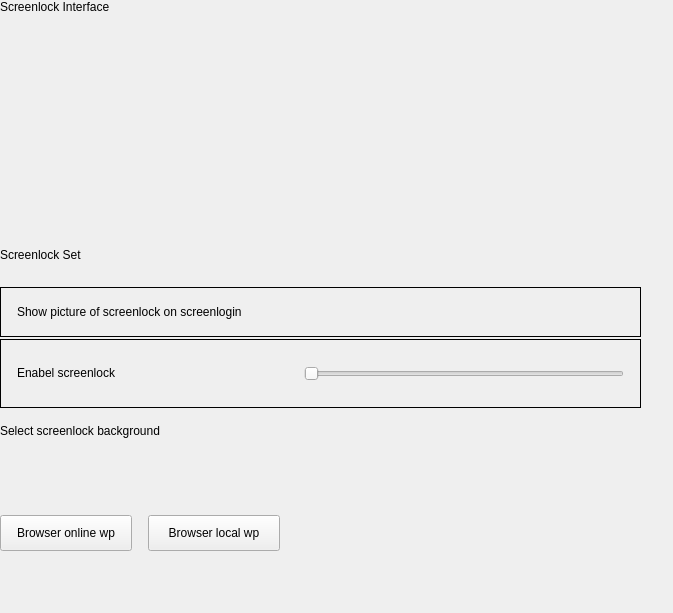
<?xml version="1.0" encoding="UTF-8"?>
<ui version="4.0">
 <class>Screenlock</class>
 <widget class="QWidget" name="Screenlock">
  <property name="geometry">
   <rect>
    <x>0</x>
    <y>0</y>
    <width>673</width>
    <height>613</height>
   </rect>
  </property>
  <property name="minimumSize">
   <size>
    <width>0</width>
    <height>0</height>
   </size>
  </property>
  <property name="maximumSize">
   <size>
    <width>16777215</width>
    <height>16777215</height>
   </size>
  </property>
  <property name="windowTitle">
   <string>Screenlock</string>
  </property>
  <layout class="QVBoxLayout" name="verticalLayout_2">
   <property name="spacing">
    <number>0</number>
   </property>
   <property name="leftMargin">
    <number>0</number>
   </property>
   <property name="topMargin">
    <number>0</number>
   </property>
   <property name="rightMargin">
    <number>32</number>
   </property>
   <property name="bottomMargin">
    <number>30</number>
   </property>
   <item>
    <widget class="QWidget" name="widget" native="true">
     <property name="minimumSize">
      <size>
       <width>550</width>
       <height>0</height>
      </size>
     </property>
     <property name="maximumSize">
      <size>
       <width>960</width>
       <height>16777215</height>
      </size>
     </property>
     <layout class="QVBoxLayout" name="verticalLayout_3">
      <property name="spacing">
       <number>0</number>
      </property>
      <property name="leftMargin">
       <number>0</number>
      </property>
      <property name="topMargin">
       <number>0</number>
      </property>
      <property name="rightMargin">
       <number>0</number>
      </property>
      <property name="bottomMargin">
       <number>0</number>
      </property>
      <item>
       <layout class="QVBoxLayout" name="verticalLayout">
        <property name="spacing">
         <number>16</number>
        </property>
        <property name="bottomMargin">
         <number>0</number>
        </property>
        <item>
         <widget class="QLabel" name="titleLabel">
          <property name="sizePolicy">
           <sizepolicy hsizetype="Fixed" vsizetype="Fixed">
            <horstretch>0</horstretch>
            <verstretch>0</verstretch>
           </sizepolicy>
          </property>
          <property name="text">
           <string>Screenlock Interface</string>
          </property>
         </widget>
        </item>
        <item>
         <layout class="QHBoxLayout" name="horizontalLayout">
          <item>
           <widget class="QLabel" name="previewLabel">
            <property name="sizePolicy">
             <sizepolicy hsizetype="Fixed" vsizetype="Fixed">
              <horstretch>0</horstretch>
              <verstretch>0</verstretch>
             </sizepolicy>
            </property>
            <property name="minimumSize">
             <size>
              <width>300</width>
              <height>180</height>
             </size>
            </property>
            <property name="maximumSize">
             <size>
              <width>300</width>
              <height>180</height>
             </size>
            </property>
            <property name="text">
             <string/>
            </property>
            <property name="scaledContents">
             <bool>true</bool>
            </property>
           </widget>
          </item>
          <item>
           <spacer name="horizontalSpacer_4">
            <property name="orientation">
             <enum>Qt::Horizontal</enum>
            </property>
            <property name="sizeHint" stdset="0">
             <size>
              <width>40</width>
              <height>20</height>
             </size>
            </property>
           </spacer>
          </item>
         </layout>
        </item>
        <item>
         <spacer name="verticalSpacer">
          <property name="orientation">
           <enum>Qt::Vertical</enum>
          </property>
          <property name="sizeType">
           <enum>QSizePolicy::Fixed</enum>
          </property>
          <property name="sizeHint" stdset="0">
           <size>
            <width>20</width>
            <height>13</height>
           </size>
          </property>
         </spacer>
        </item>
        <item>
         <widget class="QLabel" name="title2Label">
          <property name="text">
           <string>Screenlock Set</string>
          </property>
         </widget>
        </item>
        <item>
         <layout class="QVBoxLayout" name="verticalLayout_5">
          <property name="spacing">
           <number>2</number>
          </property>
          <property name="bottomMargin">
           <number>0</number>
          </property>
          <item>
           <widget class="QFrame" name="loginFrame">
            <property name="minimumSize">
             <size>
              <width>0</width>
              <height>50</height>
             </size>
            </property>
            <property name="maximumSize">
             <size>
              <width>16777215</width>
              <height>50</height>
             </size>
            </property>
            <property name="frameShape">
             <enum>QFrame::Box</enum>
            </property>
            <property name="frameShadow">
             <enum>QFrame::Plain</enum>
            </property>
            <layout class="QHBoxLayout" name="horizontalLayout_4">
             <property name="spacing">
              <number>0</number>
             </property>
             <property name="leftMargin">
              <number>16</number>
             </property>
             <property name="topMargin">
              <number>0</number>
             </property>
             <property name="rightMargin">
              <number>16</number>
             </property>
             <property name="bottomMargin">
              <number>0</number>
             </property>
             <item>
              <layout class="QHBoxLayout" name="loginbgHorLayout">
               <property name="spacing">
                <number>0</number>
               </property>
               <item>
                <widget class="QLabel" name="label_4">
                 <property name="sizePolicy">
                  <sizepolicy hsizetype="Fixed" vsizetype="Fixed">
                   <horstretch>0</horstretch>
                   <verstretch>0</verstretch>
                  </sizepolicy>
                 </property>
                 <property name="text">
                  <string>Show picture of screenlock on screenlogin</string>
                 </property>
                </widget>
               </item>
               <item>
                <spacer name="horizontalSpacer_2">
                 <property name="orientation">
                  <enum>Qt::Horizontal</enum>
                 </property>
                 <property name="sizeHint" stdset="0">
                  <size>
                   <width>40</width>
                   <height>20</height>
                  </size>
                 </property>
                </spacer>
               </item>
              </layout>
             </item>
            </layout>
           </widget>
          </item>
          <item>
           <widget class="QFrame" name="enableFrame">
            <property name="minimumSize">
             <size>
              <width>0</width>
              <height>69</height>
             </size>
            </property>
            <property name="maximumSize">
             <size>
              <width>16777215</width>
              <height>69</height>
             </size>
            </property>
            <property name="frameShape">
             <enum>QFrame::Box</enum>
            </property>
            <layout class="QHBoxLayout" name="horizontalLayout_6">
             <property name="spacing">
              <number>0</number>
             </property>
             <property name="leftMargin">
              <number>16</number>
             </property>
             <property name="topMargin">
              <number>0</number>
             </property>
             <property name="rightMargin">
              <number>16</number>
             </property>
             <property name="bottomMargin">
              <number>0</number>
             </property>
             <item>
              <layout class="QHBoxLayout" name="horizontalLayout_5">
               <property name="spacing">
                <number>0</number>
               </property>
               <item>
                <widget class="QLabel" name="label_5">
                 <property name="sizePolicy">
                  <sizepolicy hsizetype="Fixed" vsizetype="Fixed">
                   <horstretch>0</horstretch>
                   <verstretch>0</verstretch>
                  </sizepolicy>
                 </property>
                 <property name="text">
                  <string>Enabel screenlock</string>
                 </property>
                </widget>
               </item>
               <item>
                <spacer name="horizontalSpacer_3">
                 <property name="orientation">
                  <enum>Qt::Horizontal</enum>
                 </property>
                 <property name="sizeHint" stdset="0">
                  <size>
                   <width>40</width>
                   <height>20</height>
                  </size>
                 </property>
                </spacer>
               </item>
               <item>
                <widget class="QSlider" name="delaySlider">
                 <property name="minimumSize">
                  <size>
                   <width>320</width>
                   <height>0</height>
                  </size>
                 </property>
                 <property name="maximumSize">
                  <size>
                   <width>320</width>
                   <height>16777215</height>
                  </size>
                 </property>
                 <property name="maximum">
                  <number>60</number>
                 </property>
                 <property name="singleStep">
                  <number>10</number>
                 </property>
                 <property name="value">
                  <number>0</number>
                 </property>
                 <property name="sliderPosition">
                  <number>0</number>
                 </property>
                 <property name="orientation">
                  <enum>Qt::Horizontal</enum>
                 </property>
                </widget>
               </item>
              </layout>
             </item>
            </layout>
           </widget>
          </item>
         </layout>
        </item>
        <item>
         <widget class="QLabel" name="title1Label">
          <property name="sizePolicy">
           <sizepolicy hsizetype="Fixed" vsizetype="Fixed">
            <horstretch>0</horstretch>
            <verstretch>0</verstretch>
           </sizepolicy>
          </property>
          <property name="text">
           <string>Select screenlock background</string>
          </property>
         </widget>
        </item>
        <item>
         <widget class="QWidget" name="backgroundsWidget" native="true"/>
        </item>
        <item>
         <spacer name="verticalSpacer_2">
          <property name="orientation">
           <enum>Qt::Vertical</enum>
          </property>
          <property name="sizeType">
           <enum>QSizePolicy::Fixed</enum>
          </property>
          <property name="sizeHint" stdset="0">
           <size>
            <width>20</width>
            <height>13</height>
           </size>
          </property>
         </spacer>
        </item>
        <item>
         <layout class="QHBoxLayout" name="horizontalLayout_2">
          <property name="spacing">
           <number>16</number>
          </property>
          <item>
           <widget class="QPushButton" name="browserOnlinewpBtn">
            <property name="minimumSize">
             <size>
              <width>132</width>
              <height>36</height>
             </size>
            </property>
            <property name="maximumSize">
             <size>
              <width>132</width>
              <height>36</height>
             </size>
            </property>
            <property name="text">
             <string>Browser online wp</string>
            </property>
           </widget>
          </item>
          <item>
           <widget class="QPushButton" name="browserLocalwpBtn">
            <property name="minimumSize">
             <size>
              <width>132</width>
              <height>36</height>
             </size>
            </property>
            <property name="maximumSize">
             <size>
              <width>132</width>
              <height>36</height>
             </size>
            </property>
            <property name="text">
             <string>Browser local wp</string>
            </property>
           </widget>
          </item>
          <item>
           <spacer name="horizontalSpacer">
            <property name="orientation">
             <enum>Qt::Horizontal</enum>
            </property>
            <property name="sizeHint" stdset="0">
             <size>
              <width>40</width>
              <height>20</height>
             </size>
            </property>
           </spacer>
          </item>
         </layout>
        </item>
        <item>
         <spacer name="verticalSpacer_3">
          <property name="orientation">
           <enum>Qt::Vertical</enum>
          </property>
          <property name="sizeType">
           <enum>QSizePolicy::Fixed</enum>
          </property>
          <property name="sizeHint" stdset="0">
           <size>
            <width>20</width>
            <height>32</height>
           </size>
          </property>
         </spacer>
        </item>
       </layout>
      </item>
     </layout>
    </widget>
   </item>
  </layout>
 </widget>
 <layoutdefault spacing="6" margin="11"/>
 <resources/>
 <connections/>
</ui>
